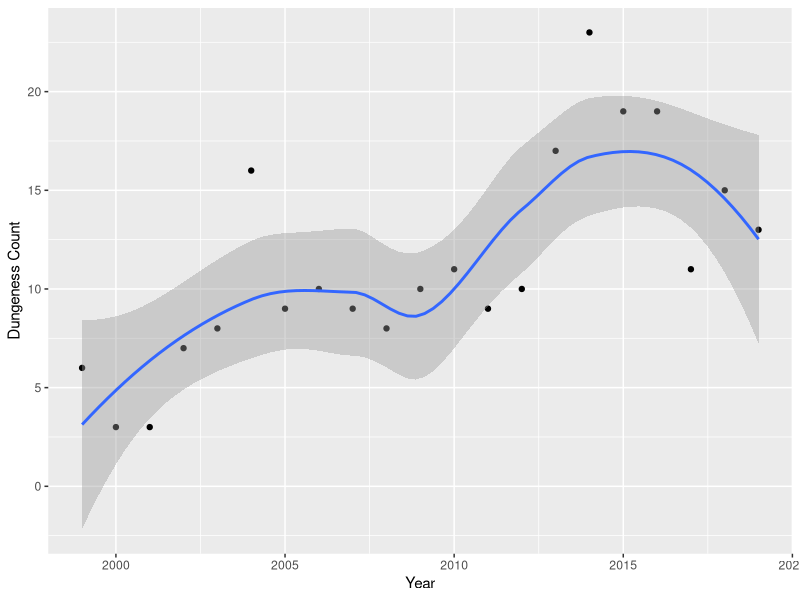
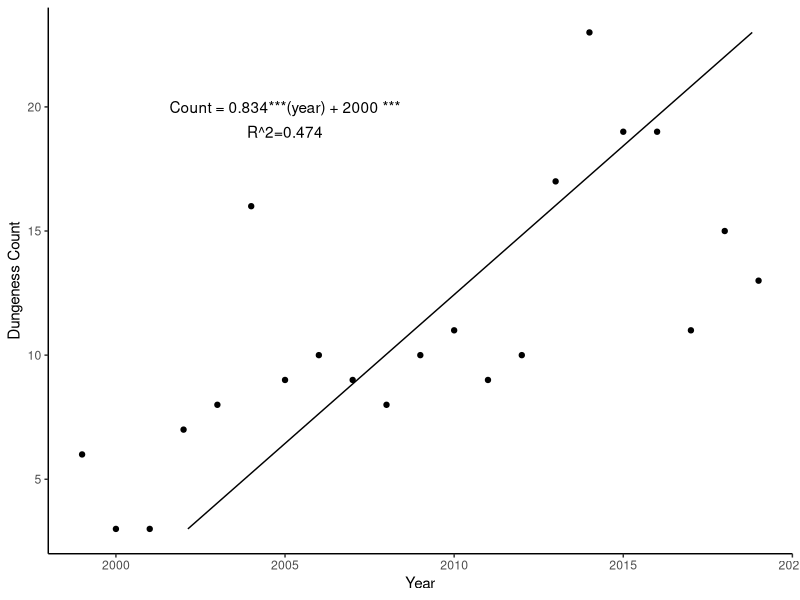
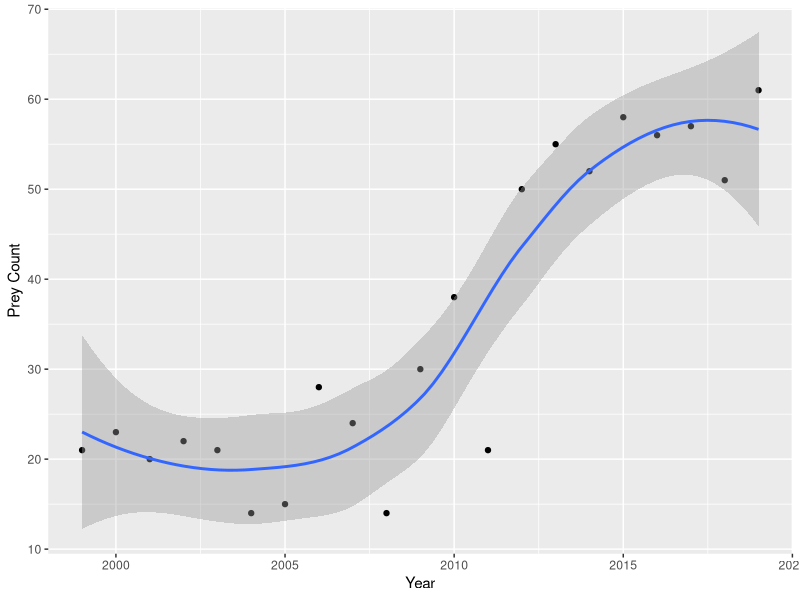
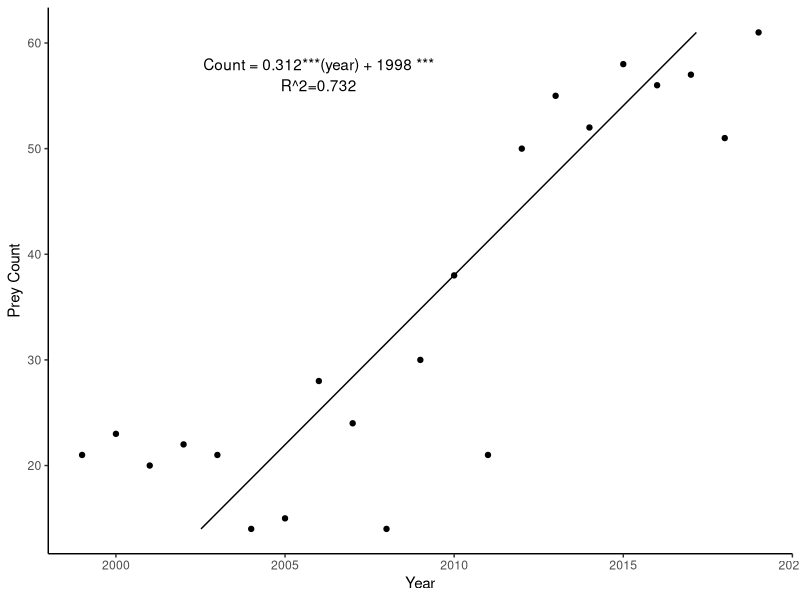
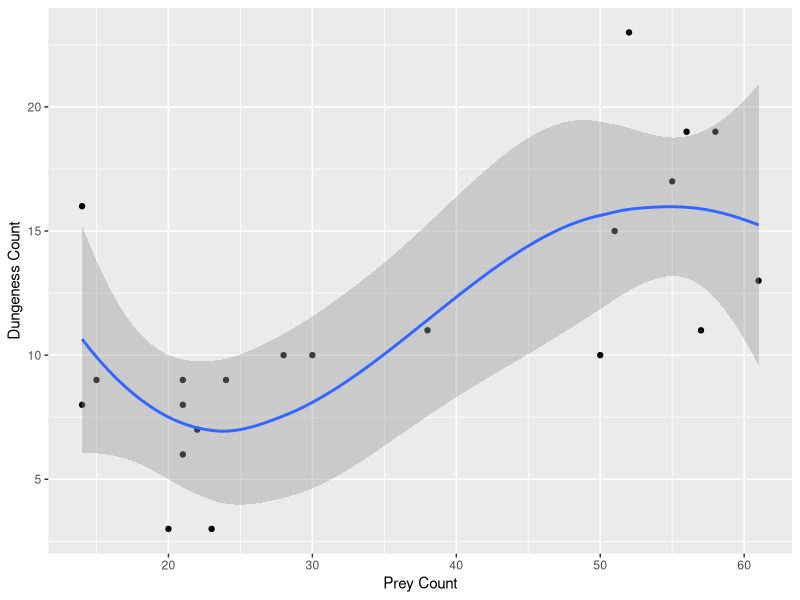
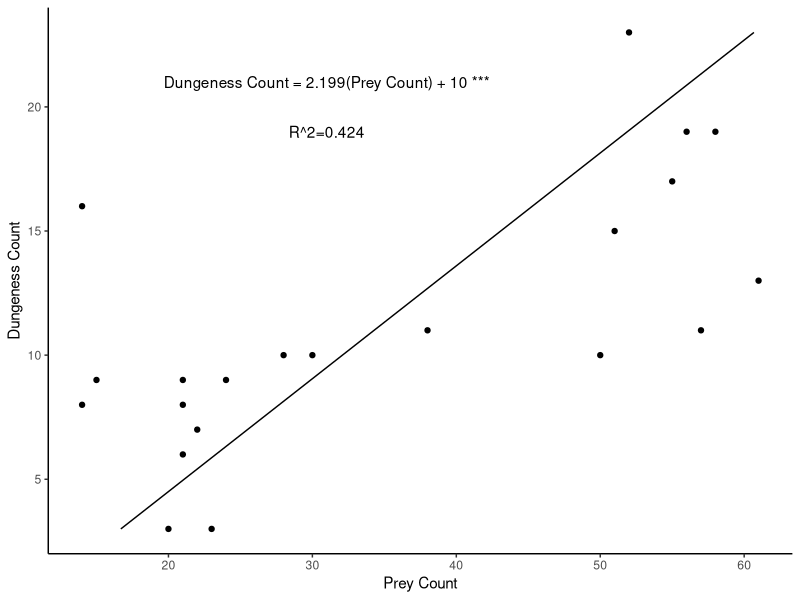

Write R code to recreate these figures, in order. (Note: this script raises an error after producing the figures.)
#Load packages
library(ggplot2)
library(dplyr)
library(tidyverse)
library(broom)

#Citations
citation(package = "ggplot2")
citation(package = "dplyr")
citation(package = "tidyverse")
citation(package = "broom")


#Read CM count by year csv
CM_yr_ct <- read.csv("Data/CM_yr_ct.csv")
head(CM_yr_ct)

#Plot CM count by year
CM_yr_ct.pl <- ggplot(CM_yr_ct) +
  geom_point(mapping = aes(x = Year, y = Count)) +
  geom_smooth(mapping = aes(x = Year, y = Count)) +
  labs(x = "Year", y = "Dungeness Count")
print(CM_yr_ct.pl)

#Linear model for CM count by year
lm_fit.CM_yr <- lm(Year ~ Count, data = CM_yr_ct)
summary(lm_fit.CM_yr)

#Regression line df for CM count by year
predicted.CM_yr <- data.frame(ct_pred = predict(lm_fit.CM_yr, CM_yr_ct), 
                              Count=CM_yr_ct$Count)

#Line of fit dataframe for CM count by year
fit.CM_yr <- tidy(lm_fit.CM_yr)
fit.CM_yr.R <- glance(lm_fit.CM_yr)

#Plot with regression line for CM count by year
CM_yr_ct.pl.R <- ggplot(CM_yr_ct) +
  geom_point(mapping = aes(x = Year, y = Count)) +
  geom_line(data = predicted.CM_yr, aes(x=ct_pred, y=Count)) +
  labs(x = "Year", y = "Dungeness Count") +
  annotate("text", label = paste(paste("Count = ", round(fit.CM_yr[2,2], digits = 3), 
                                       "***(year) +", 
                                       sep=""), round(fit.CM_yr[1,2]), "***"), 
           x = max(CM_yr_ct$Year)-14, 
           y = max(CM_yr_ct$Count)-3) +
  annotate("text", label = paste("R^2", round(fit.CM_yr.R[1,2], digits = 3), sep = "="), 
           x = max(CM_yr_ct$Year)-14, 
           y = max(CM_yr_ct$Count)-4) +
  theme_classic()
print(CM_yr_ct.pl.R)

#Read PY count by year
PY_yr_ct <- read.csv("Data/PY_yr_ct.csv")
head(PY_yr_ct)

#Plot PY count by year
PY_yr_ct.pl <- ggplot(PY_yr_ct) +
  geom_point(mapping = aes(x = Year, y = Count)) +
  geom_smooth(mapping = aes(x = Year, y = Count)) +
  labs(x = "Year", y = "Prey Count")
print(PY_yr_ct.pl)

#Linear model for PY count by year
lm_fit.PY_yr <- lm(Year ~ Count, data = PY_yr_ct)
summary(lm_fit.PY_yr)

#Regression line df for PY count by year
predicted.PY_yr <- data.frame(ct_pred = predict(lm_fit.PY_yr, PY_yr_ct), 
                              Count=PY_yr_ct$Count)

#Line of fit dataframe for PY count by year
fit.PY_yr <- tidy(lm_fit.PY_yr)
fit.PY_yr.R <- glance(lm_fit.PY_yr)

#Plot with regression line for PY count by year
PY_yr_ct.pl.R <- ggplot(PY_yr_ct) +
  geom_point(mapping = aes(x = Year, y = Count)) +
  geom_line(data = predicted.PY_yr, aes(x=ct_pred, y=Count)) +
  labs(x = "Year", y = "Prey Count") +
  annotate("text", label = paste(paste("Count = ", round(fit.PY_yr[2,2], digits = 3), 
                                       "***(year) +", 
                                       sep=""), round(fit.PY_yr[1,2]), "***"), 
           x = max(PY_yr_ct$Year)-13, 
           y = max(PY_yr_ct$Count)-3) +
  annotate("text", label = paste("R^2", round(fit.PY_yr.R[1,2], digits = 3), sep = "="), 
           x = max(PY_yr_ct$Year)-13, 
           y = max(PY_yr_ct$Count)-5) +
  theme_classic()
print(PY_yr_ct.pl.R)

#Read CM and PY count by year csv
CM.PY_yr_ct <- read.csv("Data/CM.PY_yr_ct.csv")

#Plot CM count by PY count
CM.PY_ct.pl <- ggplot(CM.PY_yr_ct) +
  geom_point(mapping = aes(x = PY_ct, y = CM_ct)) +
  geom_smooth(mapping = aes(x = PY_ct, y = CM_ct)) +
  labs(x = "Prey Count", y = "Dungeness Count")
print(CM.PY_ct.pl)

#Linear model for CM by PY count by year
lm_fit.CM.PY_yr <- lm(PY_ct ~ CM_ct, data = CM.PY_yr_ct)
summary(lm_fit.CM.PY_yr)

#Regression line df for CM by PY count by year
predicted.CM.PY_yr <- data.frame(ct_pred = predict(lm_fit.CM.PY_yr, CM.PY_yr_ct), 
                              Count=CM.PY_yr_ct$CM_ct)

#Line of fit dataframe for CM by PY count by year
fit.CM.PY_yr <- tidy(lm_fit.CM.PY_yr)
fit.CM.PY_yr.R <- glance(lm_fit.CM.PY_yr)

#Plot with regression line for CM by PY count by year
CM.PY_yr_ct.pl.R <- ggplot(CM.PY_yr_ct) +
  geom_point(mapping = aes(x = PY_ct, y = CM_ct)) +
  geom_line(data = predicted.CM.PY_yr, aes(x=ct_pred, y=Count)) +
  labs(x = "Prey Count", y = "Dungeness Count") +
  annotate("text", label = paste(paste("Dungeness Count = ",
                                       round(fit.CM.PY_yr[2,2], digits = 3), 
                                       "(Prey Count) +", 
                                       sep=""), round(fit.CM.PY_yr[1,2]), "***"), 
           x = max(CM.PY_yr_ct$PY_ct)-30, 
           y = max(CM.PY_yr_ct$CM_ct)-2) +
  annotate("text", label = paste("R^2", round(fit.CM.PY_yr.R[1,2], digits = 3), sep = "="), 
           x = max(CM.PY_yr_ct$PY_ct)-30, 
           y = max(CM.PY_yr_ct$CM_ct)-4) +
  theme_classic()
print(CM.PY_yr_ct.pl.R)

#Read SH count by year csv
SH_yr_ct <- read.csv("Data/SH_yr_ct.csv")

#Plot SH count by year
SH_ct.pl <- ggplot(SH_yr_ct) +
  geom_point(mapping = aes(x = Year, y = SH_ct)) +
  geom_smooth(mapping = aes(x = Year, y = SH_ct)) +
  labs(x = "Year", y = "Shrimp Count")
print(SH_ct.pl)

#Linear model for SH count by year
lm_fit.SH_yr <- lm(Year ~ SH_ct, data = SH_yr_ct)
summary(lm_fit.SH_yr)

#Regression line df for SH count by year
predicted.SH_yr <- data.frame(ct_pred = predict(lm_fit.SH_yr, SH_yr_ct), 
                                 Count=SH_yr_ct$SH_ct)

#Line of fit dataframe for SH count by year
fit.SH_yr <- tidy(lm_fit.SH_yr)
fit.SH_yr.R <- glance(lm_fit.SH_yr)

#Plot with regression line for SH count by year
SH_yr_ct.pl.R <- ggplot(SH_yr_ct) +
  geom_point(mapping = aes(x = Year, y = SH_ct)) +
  geom_line(data = predicted.SH_yr, aes(x=ct_pred, y=Count)) +
  labs(x = "Year", y = "Shrimp Count") +
  annotate("text", label = paste(paste("Count = ", 
                                       round(fit.SH_yr[2,2], digits = 3), 
                                       "***(year) +", 
                                       sep=""), round(fit.SH_yr[1,2]), "***"), 
           x = max(SH_yr_ct$Year)-15, 
           y = max(SH_yr_ct$SH_ct)-3) +
  annotate("text", label = paste("R^2", round(fit.CM.PY_yr.R[1,2], digits = 3), sep = "="), 
           x = max(SH_yr_ct$Year)-15, 
           y = max(SH_yr_ct$SH_ct)-5) +
  theme_classic()
print(SH_yr_ct.pl.R)

#Read CM and SH count by year csv
CM.SH_yr_ct <- read.csv("Data/CM.SH_yr_ct.csv")

#Plot CM count by SH count
CM.SH_ct.pl <- ggplot(CM.SH_yr_ct) +
  geom_point(mapping = aes(x = SH_ct, y = CM_ct)) +
  geom_smooth(mapping = aes(x = SH_ct, y = CM_ct)) +
  labs(x = "Shrimp Count", y = "Dungeness Count")
print(CM.SH_ct.pl)

#Linear model for CM by SH count by year
lm_fit.CM.SH_yr <- lm(SH_ct ~ CM_ct, data = CM.SH_yr_ct)
summary(lm_fit.CM.SH_yr)

#Regression line df for CM by SH count by year
predicted.CM.SH_yr <- data.frame(ct_pred = predict(lm_fit.CM.SH_yr, CM.SH_yr_ct), 
                                 Count=CM.SH_yr_ct$CM_ct)

#Line of fit dataframe for CM by SH count by year
fit.CM.SH_yr <- tidy(lm_fit.CM.SH_yr)
fit.CM.SH_yr.R <- glance(lm_fit.CM.SH_yr)

#Plot with regression line for CM by SH count by year
CM.SH_yr_ct.pl.R <- ggplot(CM.SH_yr_ct) +
  geom_point(mapping = aes(x = SH_ct, y = CM_ct)) +
  geom_line(data = predicted.CM.SH_yr, aes(x=ct_pred, y=Count)) +
  labs(x = "Shrimp Count", y = "Dungeness Count") +
  annotate("text", label = paste(paste("Dungeness Count = ",
                                       round(fit.CM.PY_yr[2,2], digits = 3), 
                                       "(Shrimp Count) +", 
                                       sep=""), round(fit.CM.SH_yr[1,2]), "***"), 
           x = max(CM.SH_yr_ct$SH_ct)-25, 
           y = max(CM.SH_yr_ct$CM_ct)-3) +
  annotate("text", label = paste("R^2", round(fit.CM.SH_yr.R[1,2], digits = 3), sep = "="), 
           x = max(CM.SH_yr_ct$SH_ct)-25, 
           y = max(CM.SH_yr_ct$CM_ct)-4) +
  theme_classic()
print(CM.SH_yr_ct.pl.R)